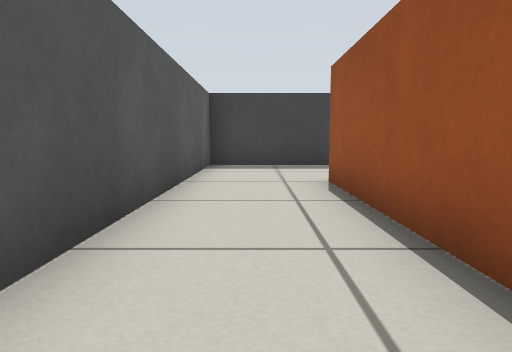
view 1 (above)

16 first-person views from a walk through a world built for the Gazebo simulator. The camera is 0.39 m above the floor, tilts 6° down and sees 70° across. The floor is counted in squares, 0.5 m on a side. Each view is taken from the middle of a square. On the plan, view 1 faces up. The plan holds only what a view shows up to about 11 squares ahead; the rest is blank.

view 2
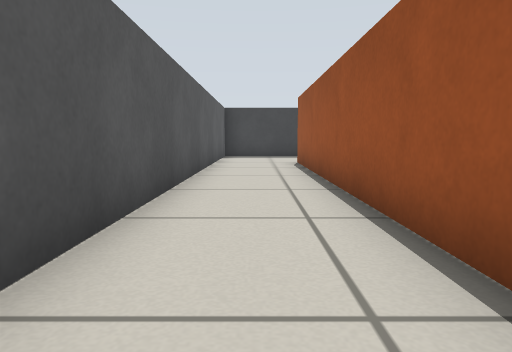

view 3
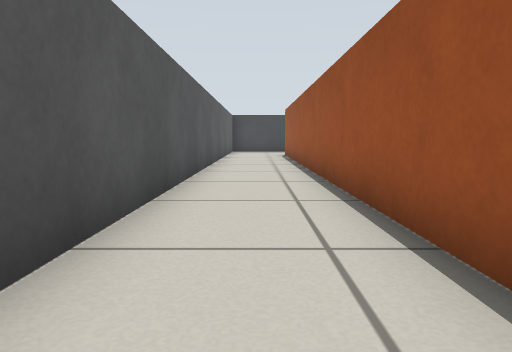

view 4
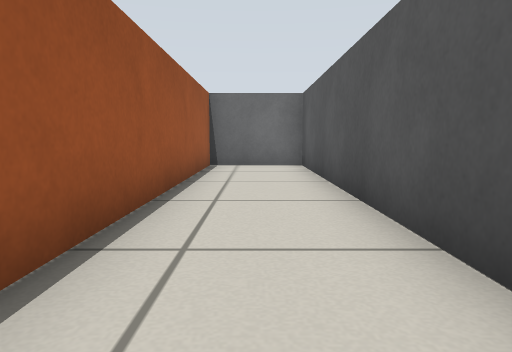

view 5
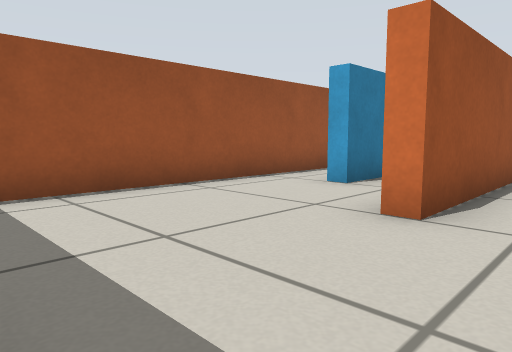

view 6
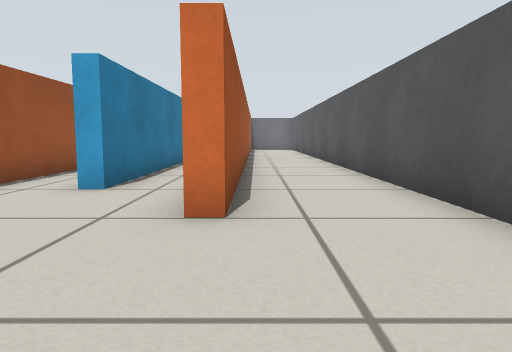

view 7
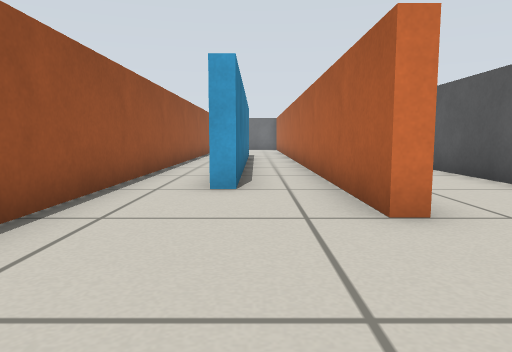

view 8
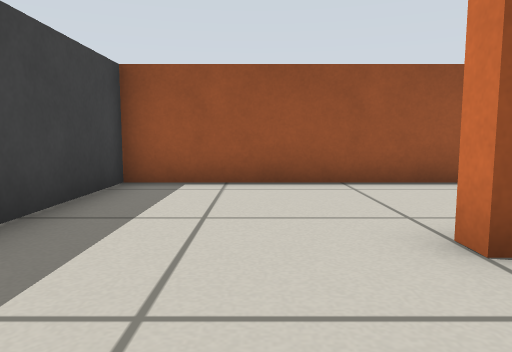

view 9
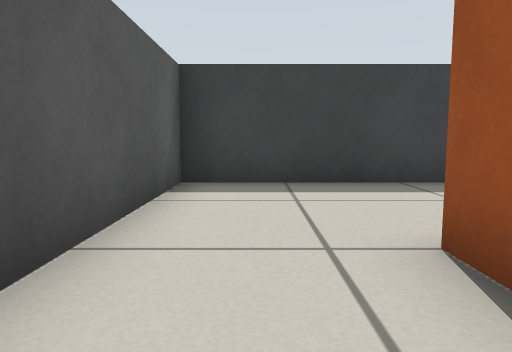

view 10
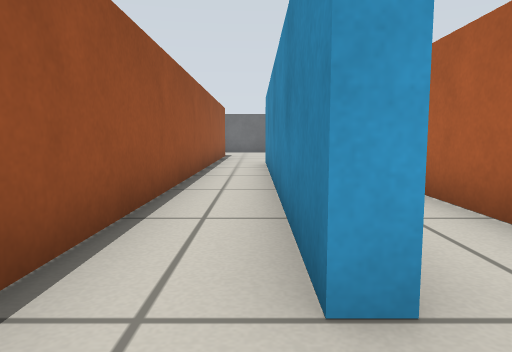

view 11
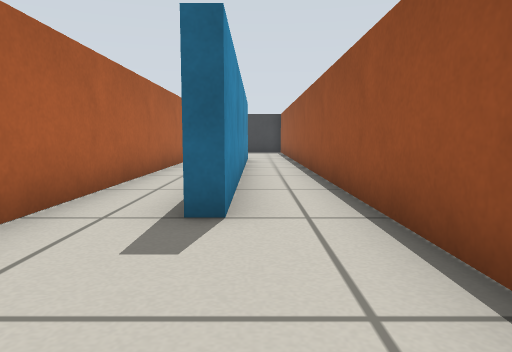

view 12
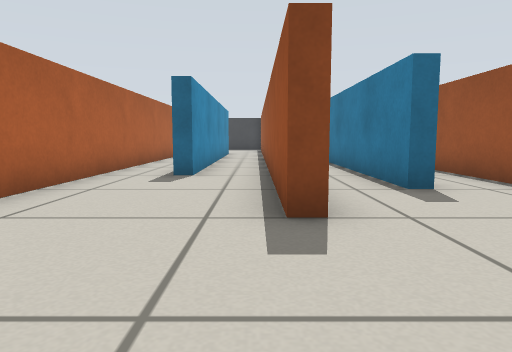

view 13
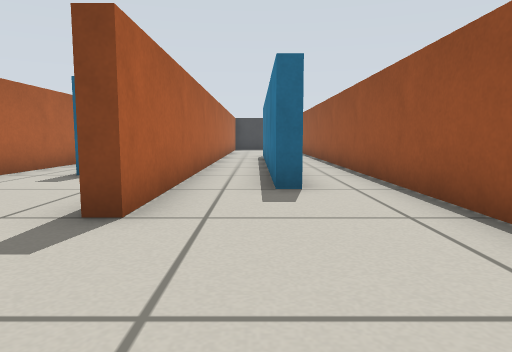

view 14
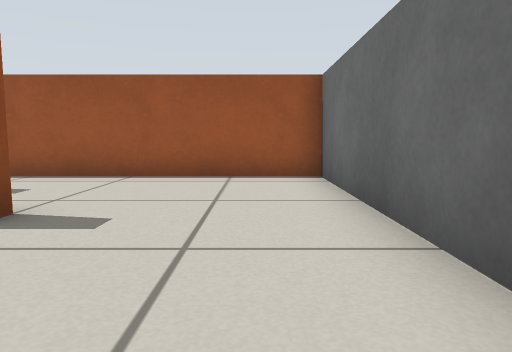

view 15
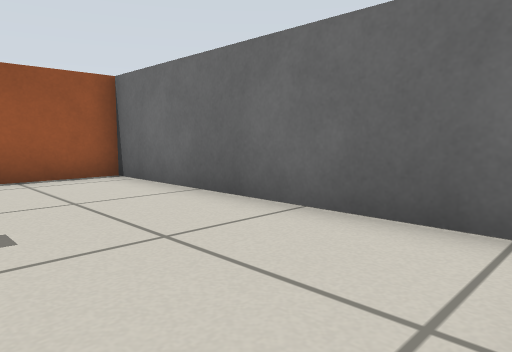

view 16
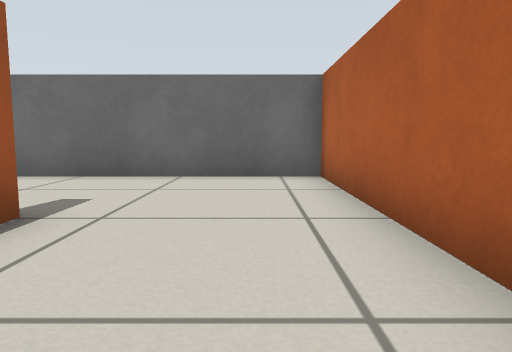

### Floor plan
Points are (right, up) in squares from view 1. A wall is a line through its corners. A room is listed if a view was taken in it or the views show most of it. See-through windows are left out.
Room 1 (views 1, 2, 3, 4, 5, 6, 7, 8, 9, 10)
walls: (3.3, 4.5) (3.7, 4.5); (5.3, 4.6) (5.3, 10.3) (-1.3, 10.3) (-1.3, -13.3) (1.3, -13.3) (1.3, 6.5) (1.7, 6.5) (1.7, 4.5)
ways out: opening at (3, 5) to room 2
Room 2 (views 11, 12, 13, 14, 15, 16)
walls: (7.8, -7.5) (7.3, -7.5) (7.3, -1.9); (5.7, -2) (5.7, -9.5) (5.3, -9.5) (5.3, 4.6); (3.3, -1.1) (3.3, 4.5); (3.7, 4.5) (3.7, -5.5) (3.2, -5.5); (1.7, 4.5) (1.7, -13.3) (9.3, -13.3) (9.3, -1.9)
ways out: opening at (3, 5) to room 1

Positions as (right, up) in squares from view 1, and headings:
1: (0, 0), facing up
2: (0, -5), facing up
3: (0, -10), facing up
4: (0, -3), facing down
5: (0, 10), facing down-right
6: (1, 10), facing down
7: (3, 10), facing down
8: (-1, 8), facing right
9: (0, 4), facing up
10: (4, 6), facing down
11: (4, -9), facing up
12: (5, -13), facing up
13: (7, -13), facing up
14: (2, -12), facing right
15: (2, -10), facing down-right
16: (3, -6), facing down
